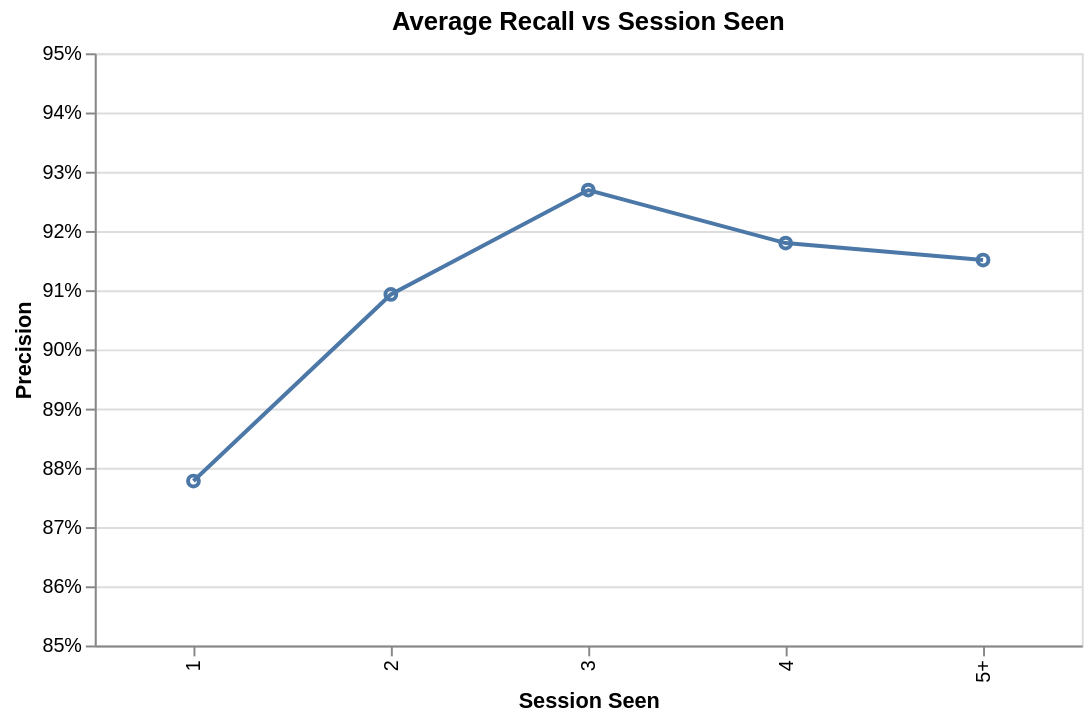

The code cell stored with this chart in its notebook:
### Code cell
line = alt.Chart(bins).mark_line().encode(
    x=alt.X('session_group:O',
            sort = ['1', '2', '3', '4', '5+'],
            title='Session Seen'),
    y=alt.Y('mean(p_recall):Q',
            scale=alt.Scale(domain=[0.85, 0.95], zero=False),
            axis=alt.Axis(format='.0%'),
            title='Precision'),
).properties(
    title='Average Recall vs Session Seen',
    width=500,
    height=300
)

point = alt.Chart(bins).mark_point().encode(
    x=alt.X('session_group:O',
            sort = ['1', '2', '3', '4', '5+'],
            title='Session Seen'),
    y=alt.Y('mean(p_recall):Q',
            scale=alt.Scale(domain=[0.85, 0.95], zero=False),
            axis=alt.Axis(format='.0%'),
            title='Precision'),
).properties(
    title='Average Recall vs Session Seen',
    width=500,
    height=300
)

combined = point + line
combined.display()

### Figure 1 — Vega-Lite specification as saved in the notebook (floating-point values rounded to 4 significant figures; data arrays with more than 128 entries replaced by an {"elided": "..."} marker saying what was removed)
{"config": {"view": {"continuousWidth": 300, "continuousHeight": 300}}, "layer": [{"mark": {"type": "point"}, "encoding": {"x": {"field": "session_group", "sort": ["1", "2", "3", "4", "5+"], "title": "Session Seen", "type": "ordinal"}, "y": {"aggregate": "mean", "axis": {"format": ".0%"}, "field": "p_recall", "scale": {"domain": [0.85, 0.95], "zero": false}, "title": "Precision", "type": "quantitative"}}, "title": "Average Recall vs Session Seen"}, {"mark": {"type": "line"}, "encoding": {"x": {"field": "session_group", "sort": ["1", "2", "3", "4", "5+"], "title": "Session Seen", "type": "ordinal"}, "y": {"aggregate": "mean", "axis": {"format": ".0%"}, "field": "p_recall", "scale": {"domain": [0.85, 0.95], "zero": false}, "title": "Precision", "type": "quantitative"}}, "title": "Average Recall vs Session Seen"}], "data": {"name": "data-e1cbc8ebb0601ad2456da84ff78ed6ba"}, "height": 300, "width": 500, "$schema": "https://vega.github.io/schema/vega-lite/v6.4.1.json", "datasets": {"data-e1cbc8ebb0601ad2456da84ff78ed6ba": {"elided": "5000 records"}}}
